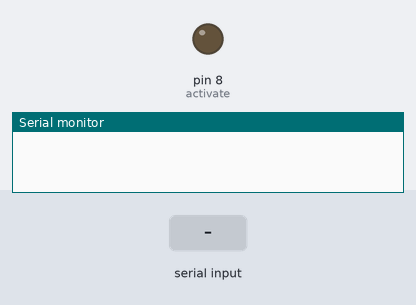
A sketch run on a simulated Arduino Uno, built with avr-gcc and run on an emulated ATmega328P. Parts: output pins drawn as LEDs (lit = HIGH), the last lines printed to the serial monitor. The test bench sets the inputs (shaded band).

Above: at 1.2 s.
1.3 s: "on;" received over Serial
At 1.7 s:
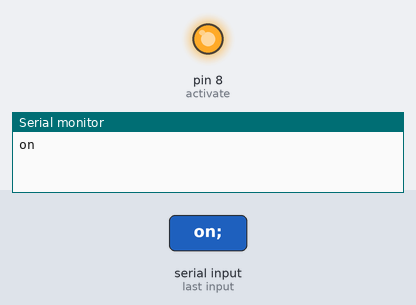
2.8 s: "off;" received over Serial
At 4.1 s:
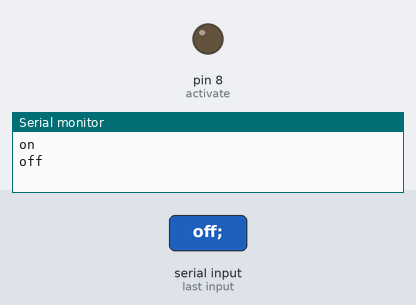
Timing chart, 0 to 5.8 s (numbered marks = the images above; inputs shaded):
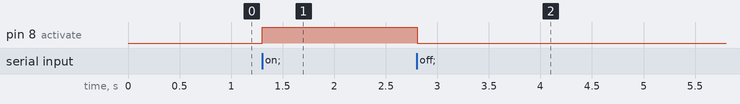

The sketch:

Bluetooth_controled_fan.ino
```cpp
#define activate 8
void setup() {
  Serial.begin(9600);
  pinMode(activate,OUTPUT);
}

void loop() {
  if(Serial.available()>0)
  {
    String inp = Serial.readStringUntil(';');
    if(inp=="on")
      digitalWrite(activate,HIGH);
    else if(inp=="off")
      digitalWrite(activate,LOW);
    Serial.println(inp);
  }
  delay(25);
}
```

Measured:
- after the input at 1.3 s, pin 8 (activate): LOW → HIGH at once
- after the input at 2.8 s, pin 8 (activate): HIGH → LOW at once
